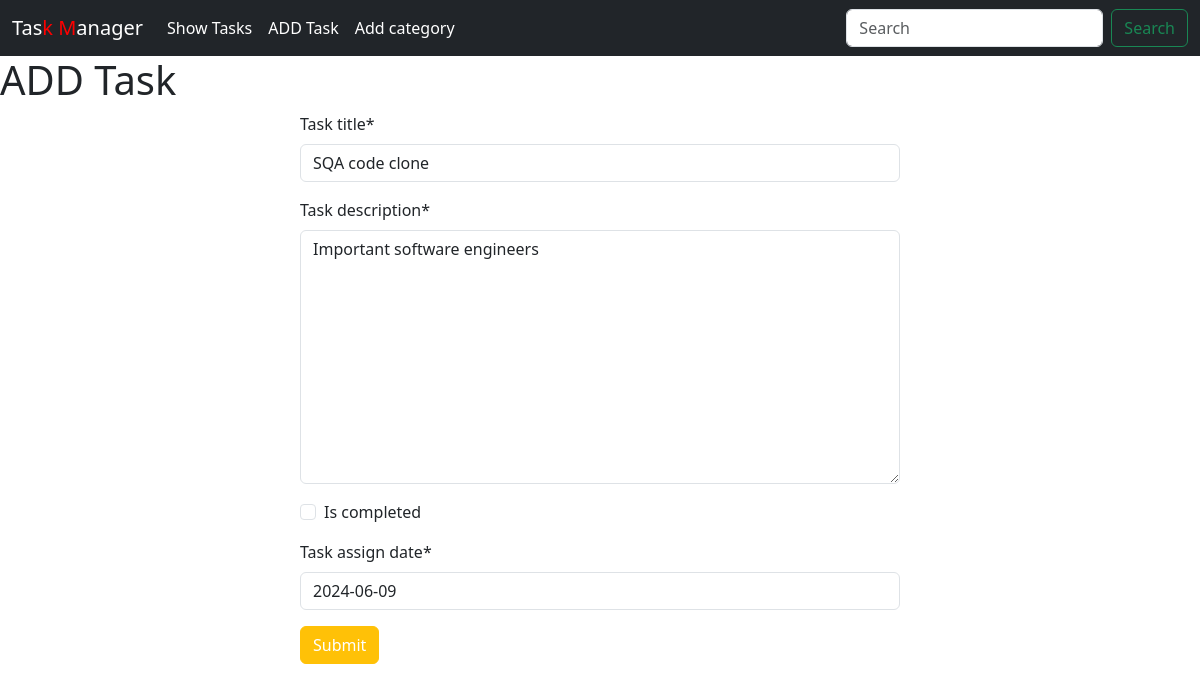
Page /task_model/edit/2 on the committed database.
### task_model/models.py (models this page shows, shortened)
class Task(models.Model):
    task_title = models.CharField(max_length=50)
    task_description = models.TextField()
    is_completed = models.BooleanField(default = False)
    task_assign_date = models.DateField()

### task_model/views.py (the view)
# urls.py: path('edit/<int:id>', views.edit_task, name = 'editTask'),
def edit_task(request, id):
    task = models.Task.objects.get(pk=id)
    form = TaskForm(instance = task)
    if request.method == 'POST':
        form = TaskForm(request.POST, instance = task)
        if form.is_valid():
            form.save()
            return redirect('homepage')
    else:
        return render(request, 'add_task.html',{'form':form})

### task_model/forms.py
class TaskForm(forms.ModelForm):
    class Meta:
        model = Task
        fields = '__all__'

### task_model/templates/add_task.html (shortened to what this page needs)
{% extends 'base.html' %}
{% load crispy_forms_tags %}
{% block content %}
<h1>ADD Task</h1>
<form style="width:50%; margin:auto; " method = "post">
    {{form|crispy}}
    <button class="btn btn-warning text-white">Submit</button>
</form>
{% endblock %}

### rows in the picture
Task: task_title "SQA code clone", task_description "Important software engineers", task_assign_date "2024-06-09"
